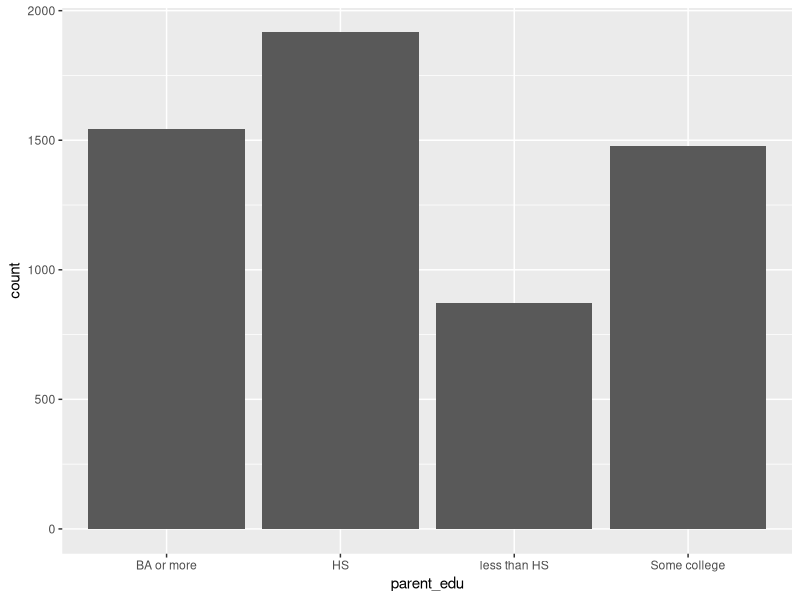
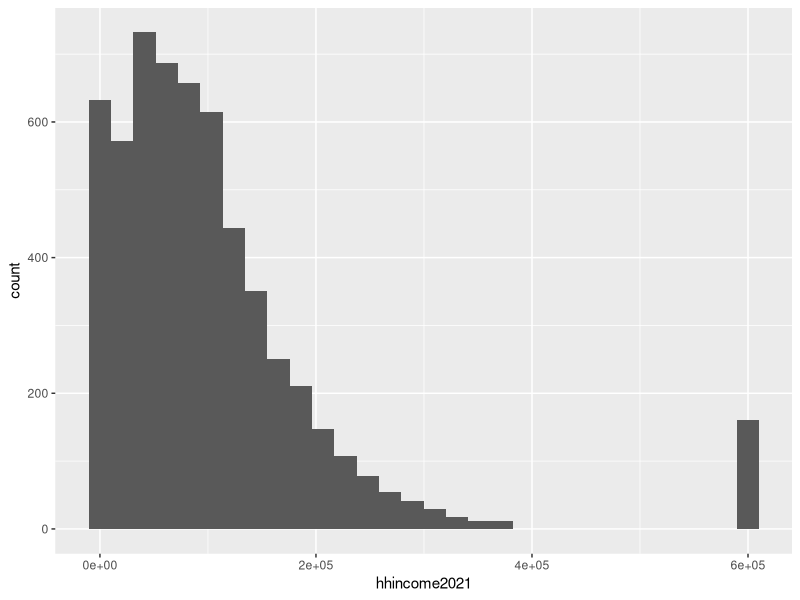
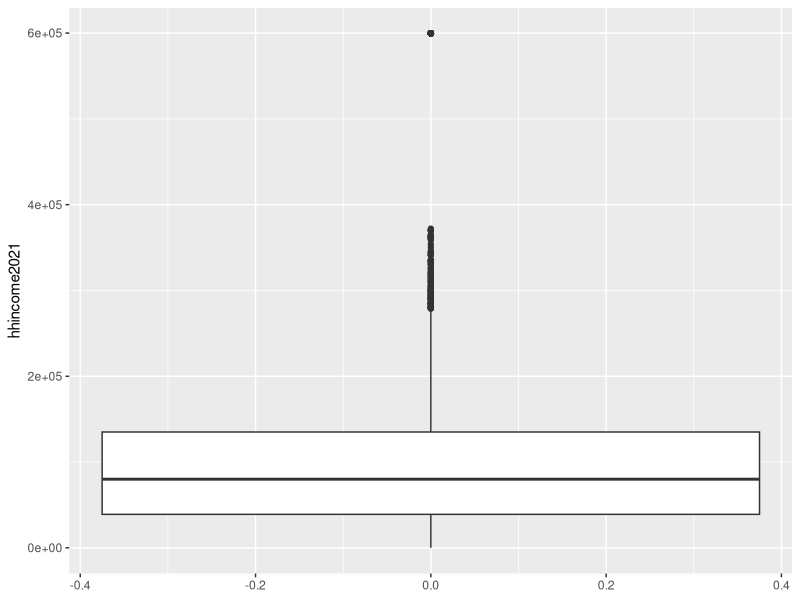
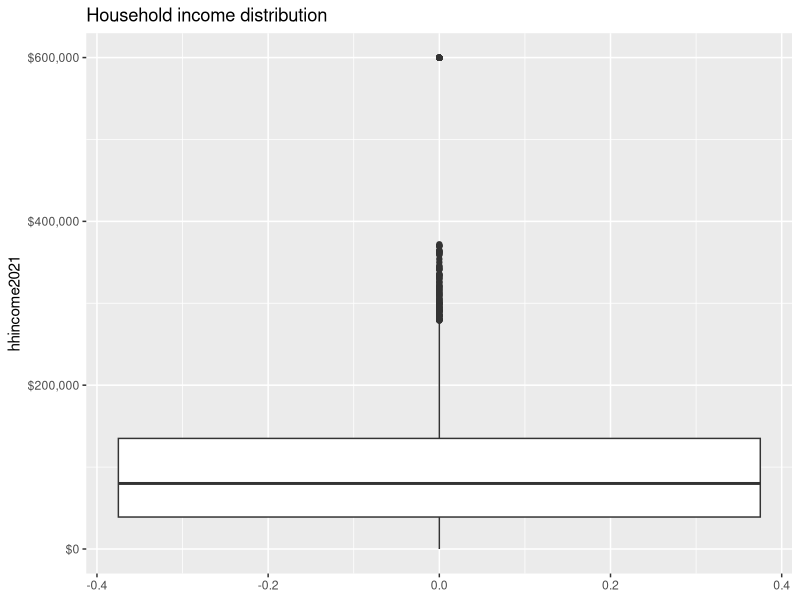
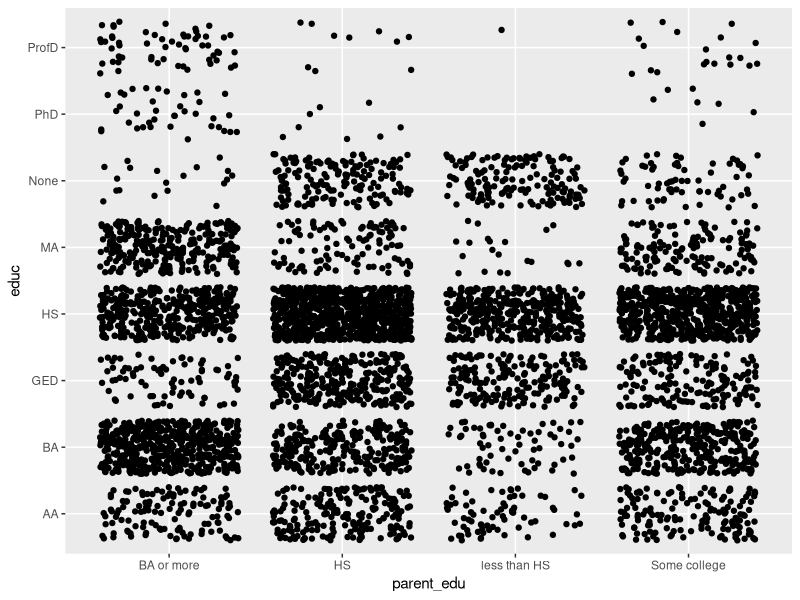
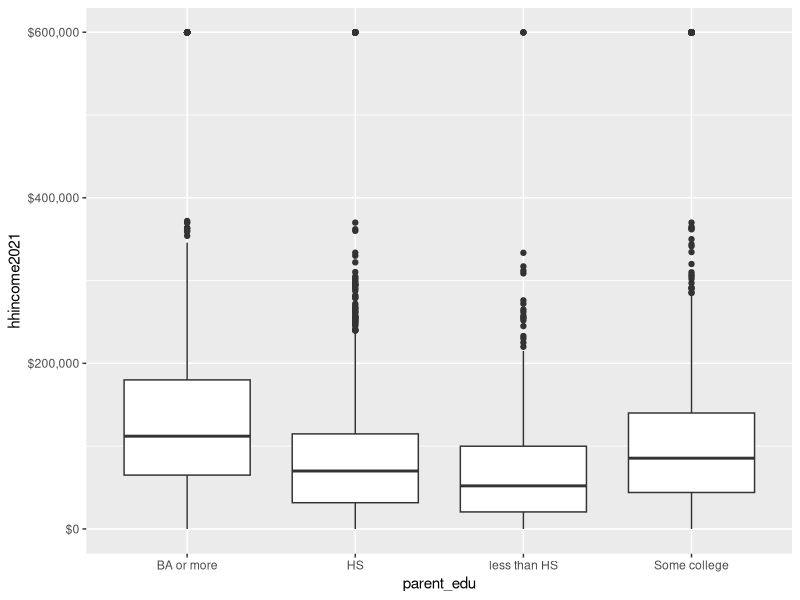
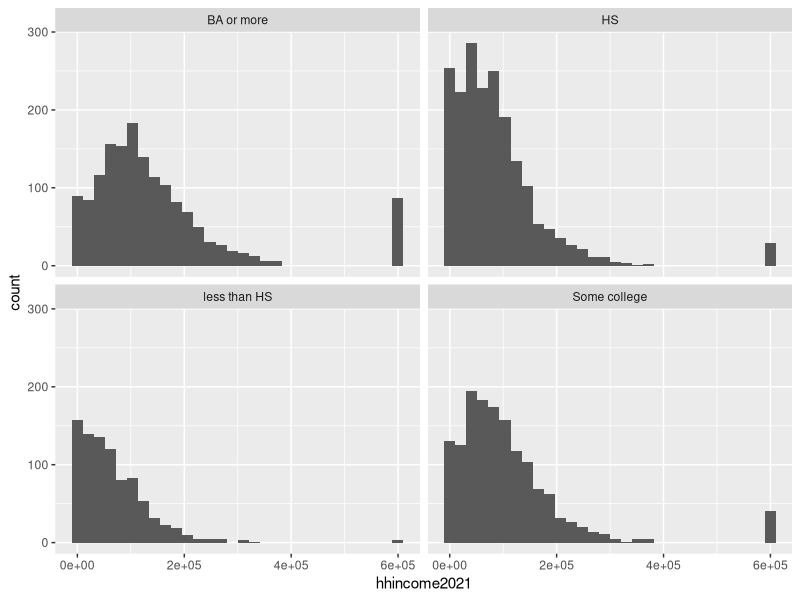
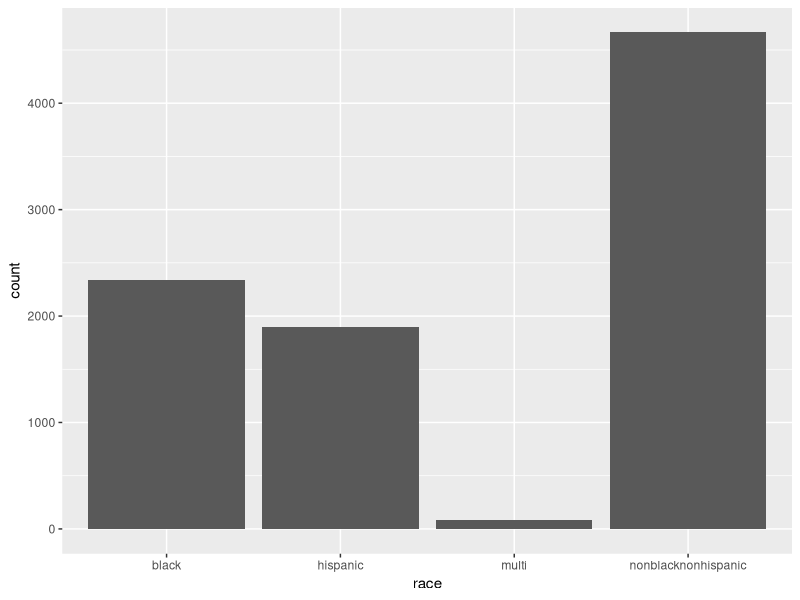

Generate these figures, in order, with R:
#Tidyverse is a collection of R packages that provides a cohesive framework for cleaning, manipulatin, analyzing, and visualizing data. 
#For two excellent and free guides see:
  #https://r4ds.hadley.nz/. 
  #https://jhudatascience.org/tidyversecourse/

#This script walks you through the tidyverse by cleaning, reformatting, and exploring data from NLSY97, a large scale longitudinal survey conducted by the U.S. Bureau of Labor Statistics. 

#--------------------------------------
# load tidyverse, a collection of R packages that provides a cohesive framework for cleaning, manipulating, analyzing, and visualizing data.

#install.packages("tidyverse") #uncomment this line if you haven't installed tidyverse yet

library(tidyverse)

#--------------IMPORTING DATA WITH READR------------------------

# import data using readr, a package that provides a fast and friendly way to read rectangular data (like csv files) into R. Save it as a dataframe called df.

#The file path I used here is a relative path. This means that the file is in a folder called 'data' that is in the same directory as this script.
# If you're using RStudio, uncomment the line below to set the working directory to the directory of the current script.
#Otherwise, you'll need to change the code to specify the full path to the file.

#try(setwd(dirname(rstudioapi::getActiveDocumentContext()$path)))

df <- read_csv("data/tidytutorial_RAW.csv") #read in the data

# all sorts of ways to take a look at the data

df #prints the entire dataframe to the console

glimpse(df) #prints a summary of the dataframe to the console

head(df) #prints the first few rows of the dataframe to the console

summary(df) #prints summary statistics for each variable to the console


#--------------MANIPULATING DATA WITH DPLYR------------------------

# dplyr is a package that provides functions for manipulating data. 

# ------------- common dplyr verbs -------------------------------      

# work with columns
rename(df, yob = R0536402) #rename the variable R0536402 to yob
select(df, R0000100, R0536300, R0536402) #select only these three variables
relocate(df, R0536402) #move the variable R0536402 to the first column
mutate(df, ageish2021 = 2021 - R0536402) #create a new variable that calculates each R's approximate age in 2021

# work with rows
filter(df, R0536402 == 1980) #only include cases where the year of birth is 1980
slice(df, 1:3) #only include the first three cases
sample_n(df, 3) #randomly select three cases

# work with groups
group_by(df, R0536402) #Usually you would do this to apply a function to each group (see below for example)

# ------------- the pipe (%>%) -------------------------------      

# you can use the 'pipe' to combine multiple actions. It takes the output of one function and uses it as the input to the next function.

df %>%
  rename(yob = R0536402) %>% #rename the variable R0536402 to yob
  select(R0000100, R0536300, yob) %>% #select only these three variables
  relocate(yob) %>% #move the variable yob to the first column
  mutate(ageish2021 = 2021 - yob) %>% #create a new variable that calculates each R's approximate age in 2021
  filter(ageish2021 == 41) #only include cases where the age in 2021 is 41

df %>%
  group_by(R0536402) %>% #group by year of birth (R0536402)
  count() #this will count the number of Rs for each year of birth

# The syntax as written above only prints to the console. If you want to save the output you need to assign it to a new dataframe.

df_practice <- df %>% 
  rename(yob = R0536402) %>%
  select(R0000100, R0536300, yob) %>%
  relocate(yob) %>%
  mutate(ageish2021 = 2021 - yob) %>%
  filter(ageish2021 == 41)

glimpse(df_practice)

# ------------- working with the NLSY data -------------------------------      

# Let's use these dplyr functions to make this data a little easier to work with. If you're new to R, don't worry about understanding every line of code here--it's building on the basic dplyr verbs a bit.

#rename variables
df <- df |>
  rename(ID = R0000100, 
       sex = R0536300,                  
       yob = R0536402,                         
       biodad_edu = R1302400,                                
       biomom_edu = R1302500,                             
       resdad_edu = R1302600,                             
       resmom_edu = R1302700,                        
       race = R1482600,       
       inschool2015 = U0008700,                                              
       hhincome2015 = U0008900,
       marstat2015 = U0014500,                  
       urbanrural2015 = U0015000,
       inschool2017 = U1845300,                             
       hhincome2017 = U1845500,                                              
       marstat2017 = U1852300,                                   
       urbanrural2017 = U1853200,
       inschool2019 = U3443800,        
       hhincome2019 = U3444000,         
       marstat2019 = U3451400,          
       urbanrural2019 = U3453600,         
       inschool2021 = U4949500,           
       hhincome2021 = U4949700,          
       marstat2021 = U4954500,               
       urbanrural2021 = U4956900,     
       educ = Z9083900,
       ba_date = Z9084400,          
       prof_date = Z9084500,         
       phd_date = Z9084600,         
       ma_date = Z9084700,            
       last_interview_round = Z9085100,           
       hhnetworth_30 = Z9121900,    
       hhnetworth_35 = Z9141400,    
       hhnetworth_40 = Z9164500)

#replace missing values (represented by -1 to -5) with NA
df <- df |>
  mutate(across(everything(), ~ifelse(. %in% c(-1, -2, -3, -4, -5), NA, .))) 


#assign appropriate datatypes and recode from numbers to values
df <- df |>
  relocate(yob:resmom_edu, starts_with("hhincome"), .after = hhnetworth_40) |> #we're moving variables just to lump datatypes together to make the next step simpler
  mutate(across(ba_date:hhincome2021, ~ as.integer(.))) |> #convert these variables to integer
  mutate(across(sex:educ, ~ as.factor(.))) |> #convert these variables to factors
  mutate(sex = fct_recode(sex, 
                          "male" = "1",
                          "female" = "2")) |> #recode from numbers to the values they represent
  mutate(race = fct_recode(race,
                           "black" = "1",
                           "hispanic" = "2",
                           "multi" = "3",
                           "nonblacknonhispanic" = "4")) |>
  mutate(educ = fct_recode(educ,
                           "None" = "0",
                           "GED" = "1",
                           "HS" = "2",
                           "AA" = "3",
                           "BA" = "4",
                           "MA" = "5",
                           "PhD" = "6",
                           "ProfD" = "7")) |>
  mutate(across(biodad_edu:resmom_edu, ~ case_when( #recode from years of education to a smaller number of categories
    . < 12 ~ "less than HS",
    . == 12 ~ "HS",
    . > 12 & . < 16 ~ "Some college", 
    . >= 16 ~ "BA or more", 
    TRUE ~ NA_character_ 
  )))


# ------------- exercises 1 -------------------------------      

#1. Rename the hhincome2015 variable to hhincome15 (or anything else you want).
df <- df |>
  rename(hhincome15 = hhincome2015)
#2. Recode the urbanrural2021 variable to "rural" for 0, "urban" for 1, and "unknown" for 2.
df <- df |>
  mutate(urbanrural2021 = fct_recode(urbanrural2021,
                                     "rural" = "0",
                                     "urban" = "1",
                                     "unknown" = "2"))
#trickier
#3. Recode all the urbanrural variables to "rural" for 0, "urban" for 1, and "unknown" for 2, within the same mutate function.
df <- df |>
  mutate(across(starts_with("urbanrural"), ~ fct_recode(., 
                                                        "rural" = "0",
                                                        "urban" = "1",
                                                        "unknown" = "2")))
#4. Set all values of "unknown" to NA for the urbanrural variables.

df <- df %>%
  mutate(across(starts_with("urbanrural"), ~recode_factor(., "unknown" = NA_character_)))

#### This question was trickier than I meant for it to be! I only showed you how to do this with integer variables, and this is a factor variable. 
#### If you used the below solution to recode to NA, it would have converted the factor levels back to different integers. You could then use the next block of code to go back to factors.

#df <- df |>
#  mutate(across(starts_with("urbanrural"), ~ifelse(. == "unknown", NA, .))) 


#df <- df |>
#  mutate(across(starts_with("urbanrural"), ~ as.factor(.))) |> #convert these variables back to factors
#  mutate(across(starts_with("urbanrural"), ~ fct_recode(., 
#                                                        "rural" = "1",
#                                                        "urban" = "2")))




 

#--------------RESHAPING DATA WITH TIDYR (and a little string manipulation with stringr) ----------------------------

#Tidyr is a package that provides tools for tidying data. Tidying data means structuring datasets to facilitate analysis. Principles of tidy data are as follows: 
#1. Each variable forms a column.
#2. Each observation forms a row.
#3. Each cell contains a single value.

#For demonstration purposes we'll use a subset of the data.

demo <- df |>
  select(ID, hhincome2017, hhincome2019, hhincome2021) 

demo #take a look. this data is in wide format

#pivot_longer is a function that takes data in wide format and makes it longer.
longer <- demo |>
  pivot_longer(cols = starts_with("hhincome"), #specify the columns you want to make longer
               names_to = "year", #name the new variable that will hold the column names
               values_to = "hhincome") #name the new variable that will hold the values

longer #take a look. this data is in long format

#sidenote: you can use stringr to extract the year from the variable name 
longer <- longer |>
  mutate(year = str_sub(year, -4)) #str_sub is a function that extracts a substring from a string. Here I'm saying to take the last four characters.
#pivot_wider is a function that takes data in long format and spreads it out.

back_to_wide <- longer |>
  pivot_wider(names_from = year,  #specify the variable whose values will become column names
              values_from = hhincome) #specify the variable whose values will become the cell values

back_to_wide #take a look. this data is back in wide format

back_to_wide <- back_to_wide |>
  rename_with(~str_c("hhincome", .x), '2017':'2021') #str_c is a function that concatenates strings. Here I'm adding "hhincome" to the beginning of each variable name

# ------------- exercises 2 -------------------------------      

#1. Create a new dataframe that includes only the variables ID, yob, urbanrural2021, race, HHnetworth_30, HHnetworth_35, and HHnetworth_40. Save it as df_networth.
df_networth <- df |>
  select(ID, yob, urbanrural2021, race, hhnetworth_30, hhnetworth_35, hhnetworth_40)

#2. Reshape df_networth so that the net worth variables are in long format.

df_networth_long <- df_networth |>
  pivot_longer(cols = starts_with("hhnetworth"),
               names_to = "atage",
               values_to = "networth")

df_networth_long

#trickier

#3. Rename the household net worth variables in df_networth to "at30", "at35", and "at40."

#Option 1
df_networth_long <- df_networth_long |>
  mutate(atage = str_sub(atage, -2)) |>
  mutate(atage = str_c("at", atage))

#Option 2
df_networth_long <- df_networth_long |>
  mutate(atage = str_replace(atage, "hhnetworth_", "at"))


#4. Create a new variable for the year each R was 30.
df_networth <- df_networth |>
  mutate(year_30 = yob + 30)


#--------------DESCRIPTIVE STATS WITH DPLYR------------------------

#I've created a simplified dataframe to demonstrate some basic descriptive statistics and exploratory visualization.

df_simple <- read.csv("data/df_simple.csv") #read in the data, remember to change the file path if you need to

# ------------- univariate frequencies and summary stats -------------------------------      

#categorical variable
df_simple |>
  group_by(parent_edu) |>  #group by a variable
  count() #count the number of cases in each group

#continuous variable
df_simple |> 
  summarize(mean_income = mean(hhincome2021, na.rm = TRUE), #the na.rm argument tells R to ignore missing values
            median_income = median(hhincome2021, na.rm = TRUE), 
            sd_income = sd(hhincome2021, na.rm = TRUE),
            min_income = min(hhincome2021, na.rm = TRUE),
            max_income = max(hhincome2021, na.rm = TRUE))

# ------------- bivariate frequencies (crosstabs) and summary stats -------------------------------      

df_simple |>
  group_by(parent_edu, educ) |> #group by two variables
  count() |> #count the number of cases for each combination of the two variables
  pivot_wider(names_from = educ, values_from = n, values_fill = 0) #spread the data out to display as crosstabs

df_simple |>
  group_by(parent_edu) |> #group by parents education, then calculate summary stats per group
  summarize(mean_income = mean(hhincome2021, na.rm = TRUE),
            median_income = median(hhincome2021, na.rm = TRUE),
            sd_income = sd(hhincome2021, na.rm = TRUE),
            min_income = min(hhincome2021, na.rm = TRUE),
            max_income = max(hhincome2021, na.rm = TRUE))

#--------------EXPLORATORY VISUALIZATION WITH GGPLOT (if we have time)-----------------------

#ggplot2 is a package that implements the grammar of graphics. It's a powerful tool for creating visualizations.

#You can think of ggplot as a way to build up a plot piece by piece. You start by specifying the data you want to plot and the variables you want to map to aesthetics, then you add layers to the plot.

# ------------- univariate   -------------------------------      

#categorical variable
ggplot(df_simple, aes(x = parent_edu)) + #specify the dataset and the variable you want to plot
  geom_bar()  #add a layer for the plot type

#continuous variable
ggplot(df_simple, aes(x = hhincome2021)) + 
  geom_histogram()

ggplot(df_simple, aes(y = hhincome2021)) + 
  geom_boxplot() 

#You can add more layers to the plot to customize it further. 
ggplot(df_simple, aes(y = hhincome2021)) + 
  geom_boxplot() + 
  scale_y_continuous(labels = scales::dollar_format()) + #format the y-axis as dollars
  labs(title = "Household income distribution") #add a title


# ------------- bivariate -------------------------------      

ggplot(df_simple, aes(x = parent_edu, y = educ)) + 
  geom_jitter() #jitter is a way to spread out points that would otherwise overlap

ggplot(df_simple, aes(x = parent_edu, y = hhincome2021)) + 
  geom_boxplot() + 
  scale_y_continuous(labels = scales::dollar_format())

ggplot(df_simple, aes(x = hhincome2021)) + 
  geom_histogram() + 
  facet_wrap(~parent_edu) #facet_wrap creates separate plots for each level of a categorical variable

# ------------- exercises 3 -------------------------------      

#Complete these questions using df_networth:

#1. What is the distribution of this sample by race? Run summary stats. If you have time, visualize this relationship with ggplot.
df_networth |> 
  group_by(race) |>
  count() 

ggplot(df_networth, aes(x=race)) +
  geom_bar()


#2. How is the urbanrural variable distributed across racial categories in this sample? Run summary stats. If you have time, visualize this relationship with ggplot.
df_networth |> 
  group_by(race, urbanrural2021) |>
  count() |>
  pivot_wider(names_from = urbanrural2021, values_from = n, values_fill = 0) 

ggplot(df_networth, aes(x = race, y = urbanrural2021)) + 
  geom_jitter()

#fancier option that doesn't include the missing values in the visualization.
ggplot(df_networth[complete.cases(df_networth$race, df_networth$urbanrural2021), ], #this is a way to filter out missing values
       aes(x = race, y = urbanrural2021)) + 
  geom_jitter()

#3. How does household networth vary by race in this sample? Run summary stats. If you have time, visualize this relationship with ggplot.
df_networth |>
  group_by(race) |> #group by parents education, then calculate summary stats per group
  summarize(mean_nw = mean(hhnetworth_40, na.rm = TRUE),
            median_nw = median(hhnetworth_40, na.rm = TRUE),
            sd_nw = sd(hhnetworth_40, na.rm = TRUE),
            min_nw = min(hhnetworth_40, na.rm = TRUE),
            max_nw = max(hhnetworth_40, na.rm = TRUE))
#trickier
#4. Merge df_networth with df_simple. You will need to use join, a dplyr verb we didn't try. Ask google/chatgpt about it, or type '?join" into your console to read the docs.

df_merged <- df_networth |>
  left_join(df_simple, by = "ID") #this will merge the two dataframes on the ID variable, keeping all rows from df_networth and only the rows from df_simple that have a matching ID

#5. Create a scatterplot with household income on the x-axis and household networth on the y-axis. 

ggplot(df_merged, aes(x = hhincome2021, y = hhnetworth_40)) + 
  geom_point() +
  scale_x_continuous(labels = scales::dollar_format()) +
  scale_y_continuous(labels = scales::dollar_format())
